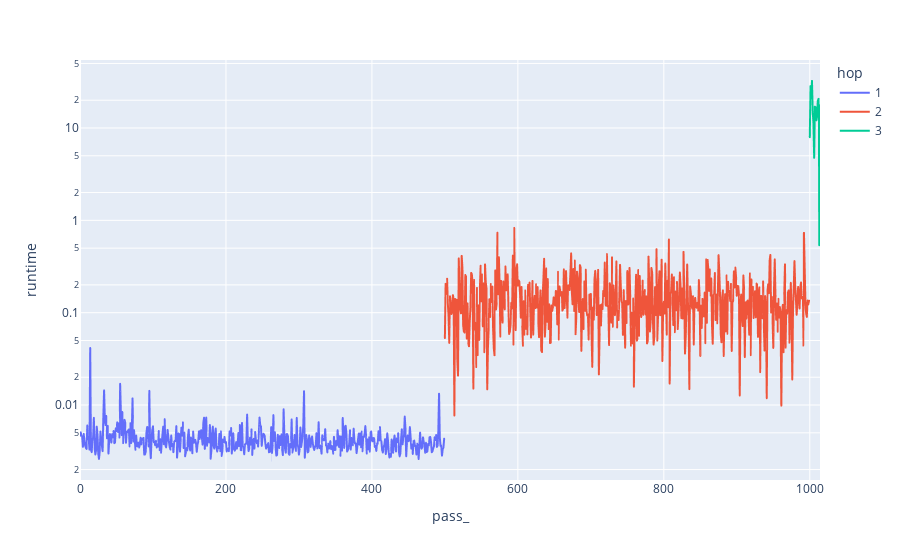

Notebook code for this chart:
### Code cell
agglomerator.metrics.visualize(x='pass_', y='runtime', color='hop', log_y=True)

### Figure 1 — Plotly figure (JSON) as saved in the notebook; plotly's stock layout.template omitted (floating-point values rounded to 4 significant figures; data arrays with more than 128 entries replaced by an {"elided": "..."} marker saying what was removed)
{"data": [{"hovertemplate": "hop=1<br>pass_=%{x}<br>runtime=%{y}<extra></extra>", "legendgroup": "1", "line": {"color": "#636efa", "dash": "solid"}, "marker": {"symbol": "circle"}, "mode": "lines", "name": "1", "showlegend": true, "x": {"elided": "500 int values"}, "xaxis": "x", "y": {"elided": "500 float values"}, "yaxis": "y", "type": "scattergl"}, {"hovertemplate": "hop=2<br>pass_=%{x}<br>runtime=%{y}<extra></extra>", "legendgroup": "2", "line": {"color": "#EF553B", "dash": "solid"}, "marker": {"symbol": "circle"}, "mode": "lines", "name": "2", "showlegend": true, "x": {"elided": "500 int values"}, "xaxis": "x", "y": {"elided": "500 float values"}, "yaxis": "y", "type": "scattergl"}, {"hovertemplate": "hop=3<br>pass_=%{x}<br>runtime=%{y}<extra></extra>", "legendgroup": "3", "line": {"color": "#00cc96", "dash": "solid"}, "marker": {"symbol": "circle"}, "mode": "lines", "name": "3", "showlegend": true, "x": [1000, 1001, 1002, 1003, 1004, 1005, 1006, 1007, 1008, 1009, 1010, 1011, 1012, 1013, 1014], "xaxis": "x", "y": [7.94, 28.39, 21.07, 32.29, 15.26, 11.37, 4.756, 17.03, 16.71, 12.11, 13.57, 19.7, 20.71, 0.5378, 17.58], "yaxis": "y", "type": "scattergl"}], "layout": {"xaxis": {"anchor": "y", "domain": [0.0, 1.0], "title": {"text": "pass_"}}, "yaxis": {"anchor": "x", "domain": [0.0, 1.0], "title": {"text": "runtime"}, "type": "log"}, "legend": {"title": {"text": "hop"}, "tracegroupgap": 0}, "margin": {"t": 60}}}
